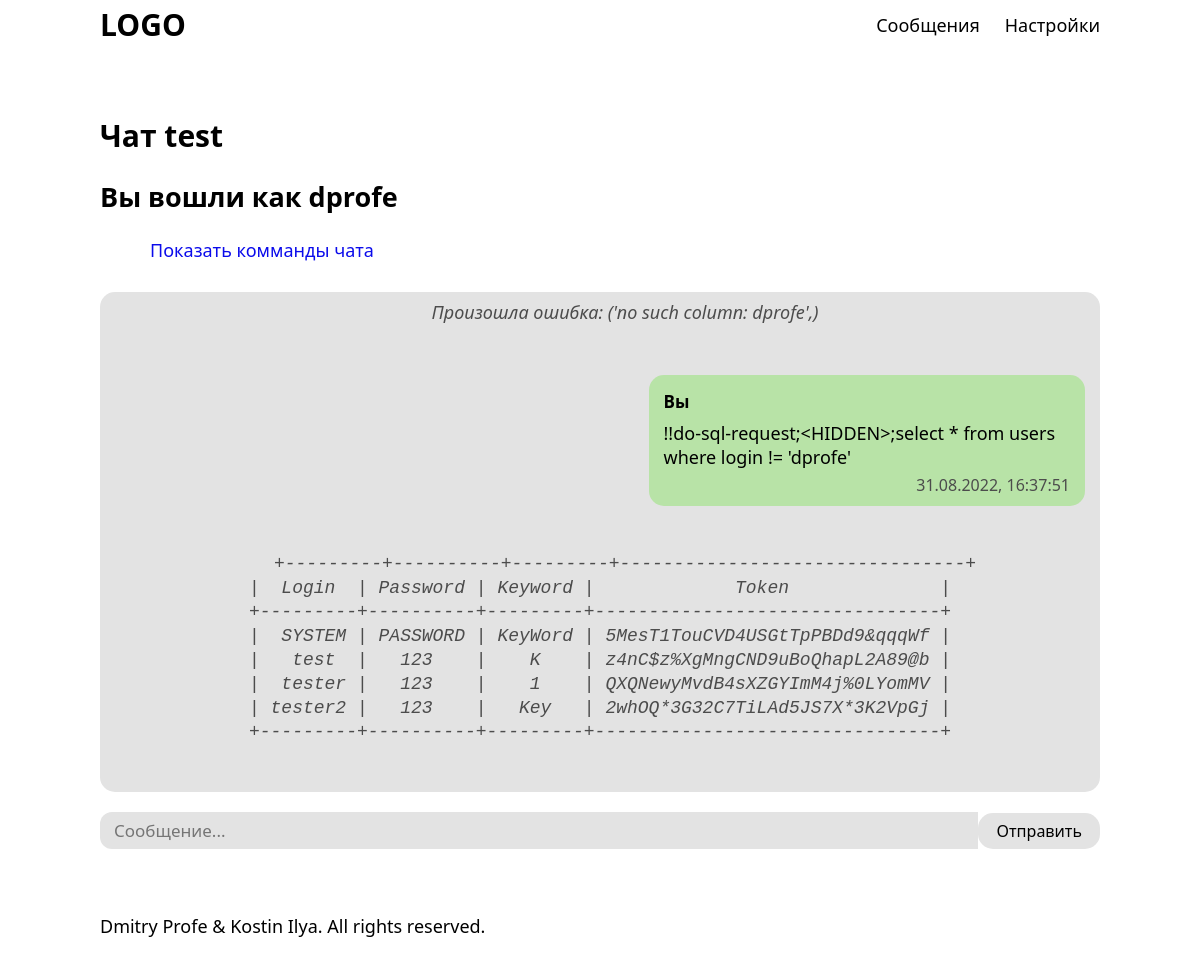
/chat/3 (signed in), run on an earlier commit of the app's database.
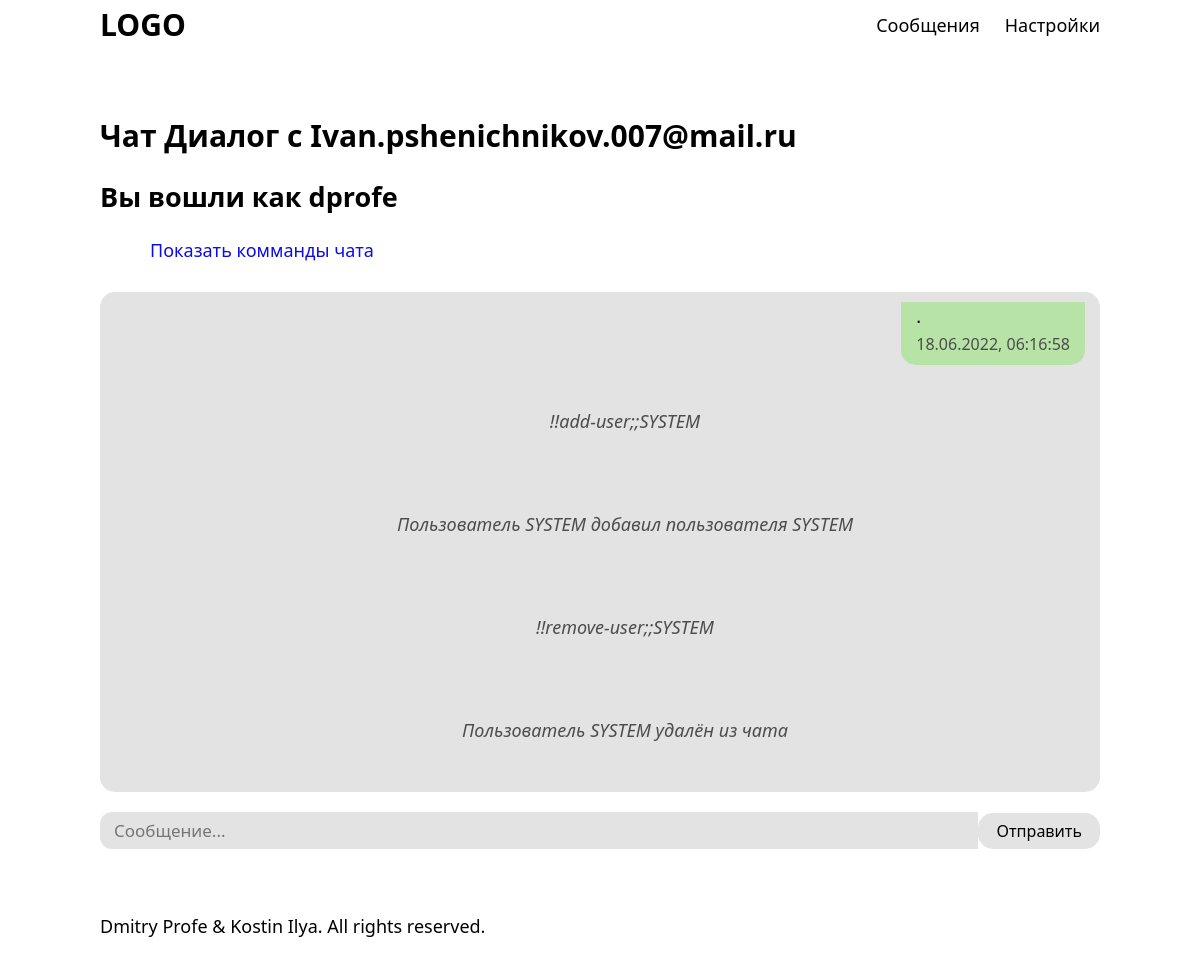
And on a later commit of the database.
### tables this page shows
CREATE TABLE chats (
        Id INTEGER PRIMARY KEY AUTOINCREMENT NOT NULL,
        Name NVARCHAR(100) NOT NULL,
        Password_for_commands NVARCHAR(100) NOT NULL,
        Token NVARCHAR(100) NOT NULL UNIQUE
    );

CREATE TABLE users (
        Login NVARCHAR(100) PRIMARY KEY NOT NULL,
        Password NVARCHAR(100) NOT NULL,
        Keyword NVARCHAR(100) NOT NULL,
        Token NVARCHAR(100) NOT NULL UNIQUE
    );

CREATE TABLE messages (
        Login_from NVARCHAR(100) NOT NULL,
        Message NVARCHAR(100000),
        Time REAL NOT NULL UNIQUE PRIMARY KEY,
        Chat_id INTEGER NOT NULL,
        Answer_to REAL NULL,
        FOREIGN KEY (Answer_to) REFERENCES messages (Time),
        FOREIGN KEY (Login_from) REFERENCES users (Login) ON DELETE CASCADE ON UPDATE CASCADE,
        FOREIGN KEY (Chat_id) REFERENCES chats (Id) ON DELETE CASCADE ON UPDATE CASCADE
    );

### app.py (the view)
@app.route('/chat/<id_>')
def chat(id_):
    curr_user = User.get_from_cookies(request)
    if curr_user is None:
        flash('Войдите в аккаунт, чтобы общаться', 'error')
        return redirect('/')
    curr_chat = Chat.from_id(id_)
    if curr_chat is None:
        flash('Чат не найден в базе данных', 'error')
        return redirect('/')
    if curr_user.login not in curr_chat.members and curr_user.login != 'SYSTEM':
        flash('Вступите в чат, чтобы просмотреть его', 'error')
        return redirect('/')
    messages = Message.get_messages_from_chat(curr_chat.id)
    messages.sort(key=lambda i: i.time)
    dialog = 'DIALOG_BETWEEN' in curr_chat.name
    if dialog:
        new_name = curr_chat.name.replace('DIALOG_BETWEEN/', '', 1)
        dialoged = new_name.split(';')
        if curr_user.login in dialoged:
            dialoged.remove(curr_user.login)
            other = dialoged[0]
            curr_chat.show_name = f'Диалог с {other}'
        else:
            curr_chat.show_name = f'Диалог между {dialoged[0]} и {dialoged[1]}'
    return render_template(
        'new_chat.html',
        title=curr_chat.show_name if dialog else f'Чат {curr_chat.show_name}',
        user=curr_user,
        messages=messages,
        chat=curr_chat
    )

### base_unit.py (called while the page is built)
    @staticmethod
    def connect_to_db():
        BaseUnit.create_tables()
        db_conn = connector.connect(**BaseUnit.db_data)
        return db_conn

### chat.py (called while the page is built)
    @property
    def show_name(self):
        if self.__show_name is None:
            return self.name
        return self.__show_name

    @show_name.setter
    def show_name(self, new_val):
        self.__show_name = new_val

    @staticmethod
    def from_id(id_: str or None):
        if id_ is None:
            return None
        try:
            db_conn = Chat.connect_to_db()
            cur = db_conn.cursor()
            cur.execute(f'''
                SELECT * FROM chats WHERE Id = {id_}
            ''')
            ch_name, ch_pass, ch_token = cur.fetchall()[0][1:]
            cur.execute(f'''
                SELECT * FROM chat_members WHERE ChatId = {id_}
            ''')
            ch_members = [i[1] for i in cur.fetchall()]
            return Chat(id_, ch_name, ch_members, ch_pass, ch_token)
        except BaseException as e:
            print(e.args)
            return None

### message.py (called while the page is built)
    @staticmethod
    def find_by_time(time_: float):
        db_conn = Message.connect_to_db()
        cur = db_conn.cursor()
        cur.execute(f"SELECT * FROM messages WHERE Time = {time_!r}")
        res = None
        for i in cur.fetchall():
            res = Message(User.find_by_login(i[0]), *i[1:])
        return res

    @staticmethod
    def get_messages_from_chat(chat_id):
        db_conn = Message.connect_to_db()
        cur = db_conn.cursor()
        cur.execute(f"SELECT * FROM messages WHERE Chat_id = {chat_id}")
        res = []
        for i in cur.fetchall():
            res.append(Message(User.find_by_login(i[0]), i[1], i[2], i[3], i[4]))
        return res

### user.py (called while the page is built)
    @staticmethod
    def find_by_token(token: str):
        db_conn = User.connect_to_db()
        cur = db_conn.cursor()
        if not isinstance(token, str):
            return None
        cur.execute(f'SELECT * FROM users WHERE Token = {token!r}')
        res = cur.fetchall()
        if len(res) == 0:
            return None
        return User(*res[0])

    @staticmethod
    def find_by_login(login: str):
        db_conn = User.connect_to_db()
        cur = db_conn.cursor()
        if not isinstance(login, str):
            return None
        cur.execute(f'''SELECT * FROM users WHERE Login = '{login.replace("'", "''").replace('"', '""')}' ''')
        res = cur.fetchall()
        if len(res) == 0:
            return None
        return User(*res[0])

### templates/new_chat.html (shortened to what this page needs)
{% extends 'base.html' %}
{% block style %}
<link href="{{ url_for('static', filename='chat.css') }}" rel="stylesheet" type="text/css">
{% endblock %}
{% block content -%}
    {% if dialog -%}
        <h1>{{ chat.show_name }}</h1>
    {%- else -%}
        <h1>Чат {{ chat.show_name }}</h1>
    {%- endif -%}
    <h2>Вы вошли как {{ user.login }}</h2>
    {% if not dialog %}
        <p id="hidden-p"><a href="javascript:show_commands()">Показать комманды чата</a></p>
    {% else %}
        <p>Чтобы удалить диалог введите "!!remove-chat;", чтобы очистить - "!!clear-chat;", а чтобы покинуть - "!!leave"</p>
    {% endif %}
    <div class="holder-wrapper">
        <div class="messages-container">
            {% for i in messages %}
                {% if i.from_.login == 'SYSTEM' %}
                    <span class="alert">{{ i.get_html(user) | safe }}</span>
                {% else %}
                <div class="message {{ 'my' if i.from_ == user else '' }}">
                    {{ i.get_html(user) | safe }}
                </div>
                {% endif %}
            {% endfor %}
        </div>
    </div>
        <div style="display: table; width: 100%" class="input-bar">
            <span style="display: table-cell; width: 100%; overflow: hidden">
                <input type="text" name="message" placeholder="Сообщение..." required autocomplete="off" class="message-input"/>
            </span>
            <input type="submit" value="Отправить" autocomplete="off" class="message-send"/>
        </div>
{% endblock %}

### templates/base.html (shortened to what this page needs)
<!DOCTYPE html>
<html lang="ru">
    <head>
        <link rel="stylesheet" href="{{ url_for('static', filename='style.css') }}">
        <link rel="stylesheet" href="{{ url_for('static', filename='base.css') }}">
        {% block style %}{% endblock %}
    </head>
    <body>
        <div class="page">
            <header>
                <a href="{{ url_for('index') }}" class="logo local">LOGO</a>
                <nav>
                    <a href="/">Сообщения</a>
                    <a href="#">Настройки</a>
                </nav>
            </header>
            <main>
                {% block content %}
                {% endblock %}
            </main>
            <footer>
                <span>Dmitry Profe & Kostin Ilya. All rights reserved.</span>
            </footer>
        </div>
    </body>
</html>

### static/base.css (style rules this page uses)
body { margin:0; padding:0; font-family:'Segoe UI'; font-size:18px; }
.page { width:1000px; max-width:100%; min-height:200px; margin-left:50%; transform:translate(-50%, 0); }
header { height:50px; width:100%; display:flex; justify-content: space-between; align-items: center; }
header a { color:black; text-decoration: none; user-select: none; cursor:pointer; }
header .logo { font-weight: bold; font-size:30px; line-height:0; }
header nav { display:flex; justify-content: flex; gap:25px; }
main, footer { margin-top:65px; box-sizing: border-box; }
input { outline: none; background: #e3e3e3; font-family: inherit; border:none; display:block; transition:background .15s ease-in-out; }
input[type="button"], input[type="submit"] { cursor:pointer; padding:7px 18px; border-radius:15px; font-size:16px; }
input[type="text"], input[type="password"] { font-size:17px; padding:7px 14px; border-radius:12px; }
main a { text-decoration: none; color:#0b0beb; transition:color .35s ease-in-out; }
main span { display:block; margin-top:10px; margin-bottom:5px; }
main p { text-indent: 50px; justify-content: center; margin-bottom:30px; }
main h1 { margin-top:20px; margin-bottom:20px; font-size:30px; }
main, footer { opacity: 0; }

### static/chat.css (style rules this page uses)
.holder-wrapper { position:relative; width:100%; height:500px; background:#e3e3e3; border-radius:15px; box-sizing:border-box; padding:10px 5px; overflow:hidden; }
.messages-container { display:flex; flex-direction: column; gap:16px; overflow-y: scroll; box-sizing: border-box; padding:5px 10px; width:100%; height:100%; }
.input-bar { margin-top:20px; display: flex; justify-content: space-between; gap:10px; }
.message-input { width:100%; }
.message { max-width: 45%; background:#c3c3c3; box-sizing: border-box; padding:5px 15px; border-radius:15px; align-self:flex-start; min-width:150px; }
.message .source, .message .date { cursor:default; user-select: none; }
.message .text { margin:0; text-indent: 0; }
.message .date { font-size:16px; margin-top:5px; width:100%; text-align: right; color:#4c4c4c; }
.message.my { align-self:flex-end; background:#b8e3a7; }
.alert { text-align: center; color:#4c4c4c; font-style:italic; }

What changed in the data, as far as the page shows it:
no longer on this page (row edited): chats: show_name "test"
removed messages: get_html "Произошла ошибка: ('no such column: dprofe',)"
removed messages: get_html "Вы !!do-sql-request;<HIDDEN>;select * from users where login != 'dprofe' 31.08.2022, 16:37:51"
removed messages: get_html "+---------+----------+---------+--------------------------------+ | Login | Password | Keyword | Token | +---------+----------+---------+--------------------------------+ | SYSTEM | PASSWORD | KeyWord | 5MesT1TouCVD4USGtTpPBDd9&qqqWf | | test | 123 | K | z4nC$z%XgMngCND9uBoQhapL2A89@b | | tester | 123 | 1 | QXQNewyMvdB4sXZGYImM4j%0LYomMV | | tester2 | 123 | Key | 2whOQ*3G32C7TiLAd5JS7X*3K2VpGj | +---------+----------+---------+--------------------------------+"
added messages: get_html ". 18.06.2022, 06:16:58"
added messages: get_html "!!add-user;;SYSTEM"
added messages: get_html "Пользователь SYSTEM добавил пользователя SYSTEM"
added messages: get_html "!!remove-user;;SYSTEM"
added messages: get_html "Пользователь SYSTEM удалён из чата"
Also different on the page:
{{ chat.show_name }}: (not shown) → "Диалог с Ivan.pshenichnikov.007@mail.ru"
